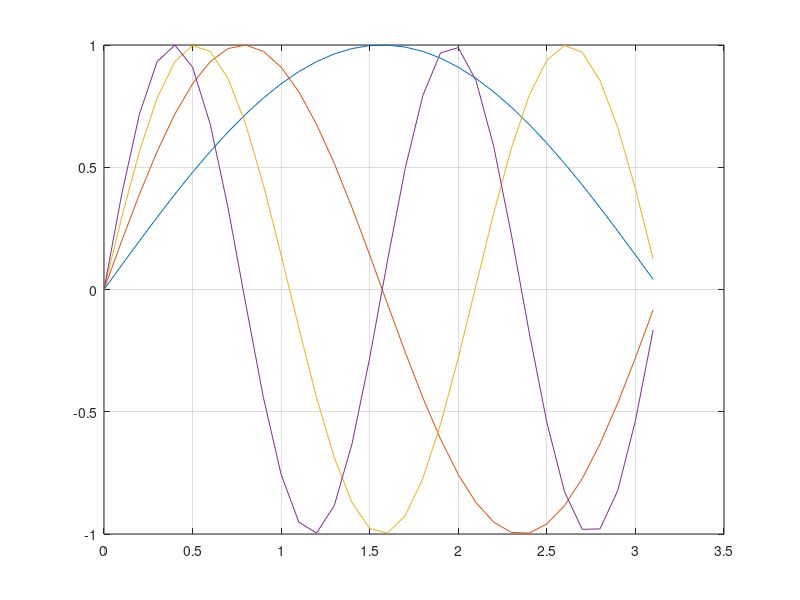

The MATLAB source for this figure:
clc;
clear all;
close all;
x=0:0.1:pi;
y1=sin(x);
y2=sin(2*x);
y3=sin(3*x);
y4=sin(4*x);
plot(x,y1,x,y2,x,y3,x,y4);
grid on;
